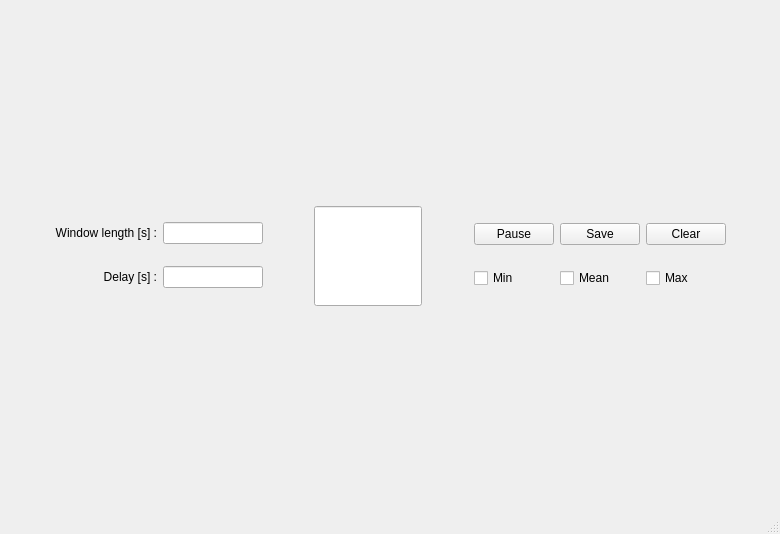
<?xml version="1.0" encoding="UTF-8"?>
<ui version="4.0">
 <class>MainWindow</class>
 <widget class="QMainWindow" name="MainWindow">
  <property name="geometry">
   <rect>
    <x>0</x>
    <y>0</y>
    <width>780</width>
    <height>534</height>
   </rect>
  </property>
  <property name="windowTitle">
   <string>MainWindow</string>
  </property>
  <widget class="QWidget" name="centralwidget">
   <layout class="QVBoxLayout" name="verticalLayout_3">
    <item>
     <layout class="QVBoxLayout" name="graph"/>
    </item>
    <item>
     <layout class="QHBoxLayout" name="horizontalLayout">
      <item>
       <spacer name="horizontalSpacer">
        <property name="orientation">
         <enum>Qt::Horizontal</enum>
        </property>
        <property name="sizeHint" stdset="0">
         <size>
          <width>40</width>
          <height>20</height>
         </size>
        </property>
       </spacer>
      </item>
      <item>
       <layout class="QGridLayout" name="gridLayout_5">
        <item row="1" column="1">
         <widget class="QLineEdit" name="delay_lineEdit">
          <property name="maximumSize">
           <size>
            <width>100</width>
            <height>16777215</height>
           </size>
          </property>
          <property name="font">
           <font>
            <pointsize>9</pointsize>
           </font>
          </property>
          <property name="toolTip">
           <string>Pause delay between each measure</string>
          </property>
         </widget>
        </item>
        <item row="1" column="0">
         <widget class="QLabel" name="label_2">
          <property name="font">
           <font>
            <pointsize>9</pointsize>
           </font>
          </property>
          <property name="text">
           <string>Delay [s] :</string>
          </property>
          <property name="alignment">
           <set>Qt::AlignRight|Qt::AlignTrailing|Qt::AlignVCenter</set>
          </property>
         </widget>
        </item>
        <item row="0" column="0">
         <widget class="QLabel" name="windowLength_label">
          <property name="font">
           <font>
            <pointsize>9</pointsize>
           </font>
          </property>
          <property name="text">
           <string>Window length [s] :</string>
          </property>
          <property name="alignment">
           <set>Qt::AlignRight|Qt::AlignTrailing|Qt::AlignVCenter</set>
          </property>
         </widget>
        </item>
        <item row="0" column="1">
         <widget class="QLineEdit" name="windowLength_lineEdit">
          <property name="maximumSize">
           <size>
            <width>100</width>
            <height>16777215</height>
           </size>
          </property>
          <property name="font">
           <font>
            <pointsize>9</pointsize>
           </font>
          </property>
          <property name="toolTip">
           <string>Size of the current window in seconds</string>
          </property>
         </widget>
        </item>
       </layout>
      </item>
      <item>
       <spacer name="horizontalSpacer_3">
        <property name="orientation">
         <enum>Qt::Horizontal</enum>
        </property>
        <property name="sizeHint" stdset="0">
         <size>
          <width>20</width>
          <height>20</height>
         </size>
        </property>
       </spacer>
      </item>
      <item>
       <widget class="QLineEdit" name="dataDisplay">
        <property name="sizePolicy">
         <sizepolicy hsizetype="Expanding" vsizetype="Expanding">
          <horstretch>0</horstretch>
          <verstretch>0</verstretch>
         </sizepolicy>
        </property>
        <property name="minimumSize">
         <size>
          <width>70</width>
          <height>20</height>
         </size>
        </property>
        <property name="maximumSize">
         <size>
          <width>200</width>
          <height>100</height>
         </size>
        </property>
        <property name="cursor">
         <cursorShape>ArrowCursor</cursorShape>
        </property>
        <property name="mouseTracking">
         <bool>false</bool>
        </property>
        <property name="focusPolicy">
         <enum>Qt::NoFocus</enum>
        </property>
        <property name="acceptDrops">
         <bool>false</bool>
        </property>
        <property name="alignment">
         <set>Qt::AlignCenter</set>
        </property>
        <property name="readOnly">
         <bool>true</bool>
        </property>
       </widget>
      </item>
      <item>
       <spacer name="horizontalSpacer_4">
        <property name="orientation">
         <enum>Qt::Horizontal</enum>
        </property>
        <property name="sizeHint" stdset="0">
         <size>
          <width>20</width>
          <height>20</height>
         </size>
        </property>
       </spacer>
      </item>
      <item>
       <layout class="QGridLayout" name="gridLayout">
        <item row="0" column="0">
         <widget class="QPushButton" name="pauseButton">
          <property name="font">
           <font>
            <pointsize>9</pointsize>
           </font>
          </property>
          <property name="toolTip">
           <string>Pause (or resume) monitoring</string>
          </property>
          <property name="text">
           <string>Pause</string>
          </property>
         </widget>
        </item>
        <item row="1" column="1">
         <widget class="QCheckBox" name="mean_checkBox">
          <property name="text">
           <string>Mean</string>
          </property>
         </widget>
        </item>
        <item row="0" column="2">
         <widget class="QPushButton" name="clearButton">
          <property name="text">
           <string>Clear</string>
          </property>
         </widget>
        </item>
        <item row="1" column="0">
         <widget class="QCheckBox" name="min_checkBox">
          <property name="text">
           <string>Min</string>
          </property>
         </widget>
        </item>
        <item row="0" column="1">
         <widget class="QPushButton" name="saveButton">
          <property name="font">
           <font>
            <pointsize>9</pointsize>
           </font>
          </property>
          <property name="toolTip">
           <string>Save data displayed</string>
          </property>
          <property name="text">
           <string>Save</string>
          </property>
         </widget>
        </item>
        <item row="1" column="2">
         <widget class="QCheckBox" name="max_checkBox">
          <property name="text">
           <string>Max</string>
          </property>
         </widget>
        </item>
       </layout>
      </item>
      <item>
       <spacer name="horizontalSpacer_2">
        <property name="orientation">
         <enum>Qt::Horizontal</enum>
        </property>
        <property name="sizeHint" stdset="0">
         <size>
          <width>40</width>
          <height>20</height>
         </size>
        </property>
       </spacer>
      </item>
     </layout>
    </item>
   </layout>
  </widget>
  <widget class="QStatusBar" name="statusBar"/>
 </widget>
 <resources/>
 <connections/>
</ui>
